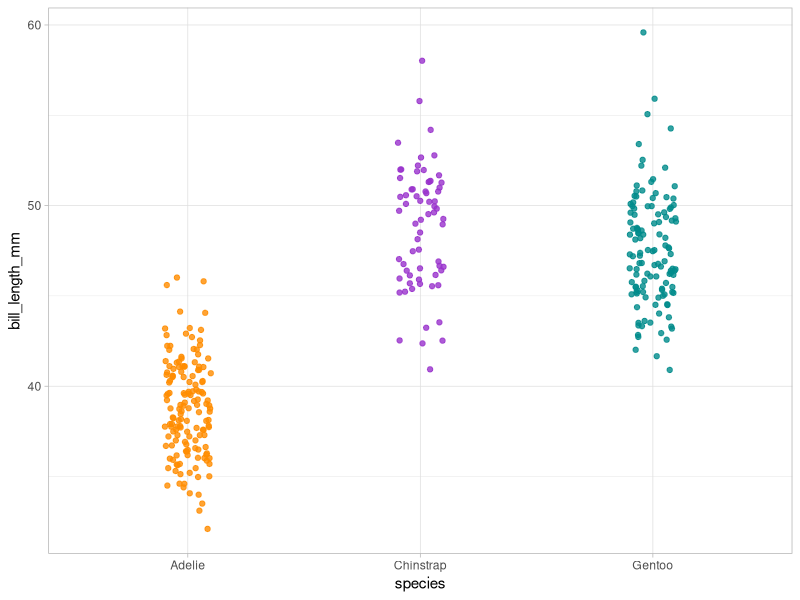

R code for this plot:
## ---- chunk 1
# Load required packages
library(tidyverse)
library(palmerpenguins)

# Display first 5 observations
penguins |>
  slice_head(n = 5)
## ---- chunk 2
penguins |>
  ggplot(mapping = aes(x = species, y = bill_length_mm)) +
  geom_jitter(aes(color = species),
    width = 0.1, show.legend = FALSE, alpha = 0.8) +
  scale_color_manual(values = c("darkorange", "darkorchid", "cyan4")) +
  theme_light()
